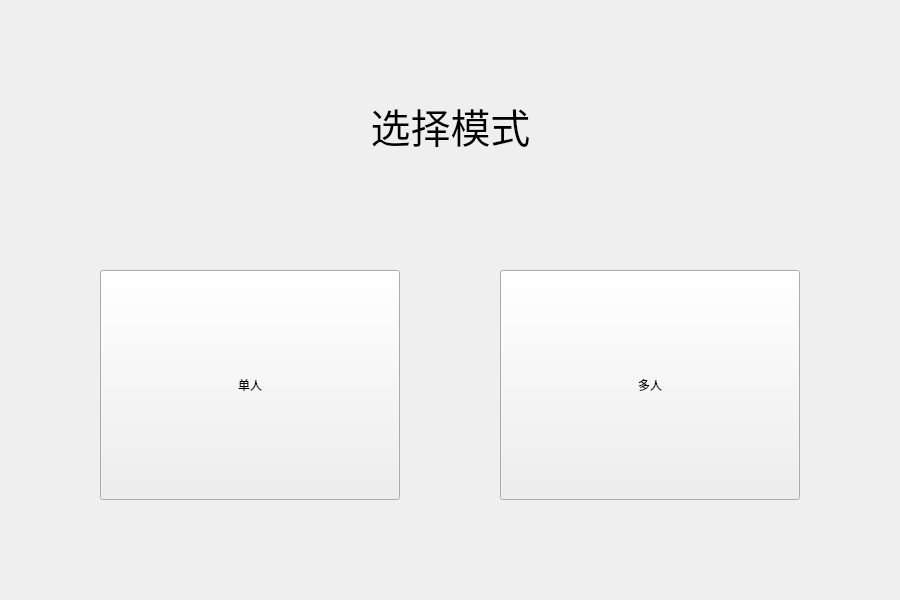
<?xml version="1.0" encoding="UTF-8"?>
<ui version="4.0">
 <class>Options</class>
 <widget class="QWidget" name="Options">
  <property name="geometry">
   <rect>
    <x>0</x>
    <y>0</y>
    <width>900</width>
    <height>600</height>
   </rect>
  </property>
  <property name="windowTitle">
   <string>Form</string>
  </property>
  <widget class="QPushButton" name="single">
   <property name="geometry">
    <rect>
     <x>100</x>
     <y>270</y>
     <width>300</width>
     <height>230</height>
    </rect>
   </property>
   <property name="text">
    <string>单人</string>
   </property>
  </widget>
  <widget class="QPushButton" name="multi">
   <property name="geometry">
    <rect>
     <x>500</x>
     <y>270</y>
     <width>300</width>
     <height>230</height>
    </rect>
   </property>
   <property name="text">
    <string>多人</string>
   </property>
  </widget>
  <widget class="QLabel" name="label">
   <property name="geometry">
    <rect>
     <x>320</x>
     <y>60</y>
     <width>261</width>
     <height>131</height>
    </rect>
   </property>
   <property name="font">
    <font>
     <pointsize>30</pointsize>
    </font>
   </property>
   <property name="text">
    <string>选择模式</string>
   </property>
   <property name="alignment">
    <set>Qt::AlignCenter</set>
   </property>
  </widget>
 </widget>
 <resources/>
 <connections/>
</ui>
